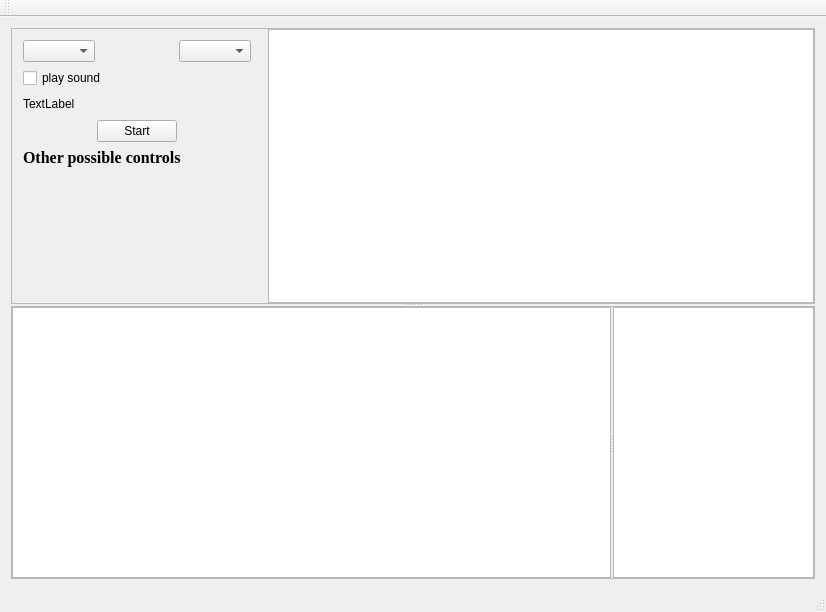
<?xml version="1.0" encoding="UTF-8"?>
<ui version="4.0">
 <class>MainWindow</class>
 <widget class="QMainWindow" name="MainWindow">
  <property name="geometry">
   <rect>
    <x>0</x>
    <y>0</y>
    <width>826</width>
    <height>612</height>
   </rect>
  </property>
  <property name="windowTitle">
   <string>MainWindow</string>
  </property>
  <widget class="QWidget" name="centralWidget">
   <layout class="QGridLayout" name="gridLayout">
    <item row="0" column="0">
     <widget class="QSplitter" name="horisontalSplitter">
      <property name="orientation">
       <enum>Qt::Vertical</enum>
      </property>
      <property name="handleWidth">
       <number>2</number>
      </property>
      <property name="childrenCollapsible">
       <bool>false</bool>
      </property>
      <widget class="QFrame" name="frame_2">
       <property name="frameShape">
        <enum>QFrame::StyledPanel</enum>
       </property>
       <property name="frameShadow">
        <enum>QFrame::Raised</enum>
       </property>
       <layout class="QGridLayout" name="gridLayout_4">
        <property name="leftMargin">
         <number>0</number>
        </property>
        <property name="topMargin">
         <number>0</number>
        </property>
        <property name="rightMargin">
         <number>0</number>
        </property>
        <property name="bottomMargin">
         <number>0</number>
        </property>
        <item row="0" column="1" colspan="3">
         <widget class="QtCharts::QChartView" name="timeAplitudeChart">
          <property name="frameShadow">
           <enum>QFrame::Plain</enum>
          </property>
         </widget>
        </item>
        <item row="0" column="0">
         <widget class="QWidget" name="controlsWidget" native="true">
          <property name="maximumSize">
           <size>
            <width>250</width>
            <height>16777215</height>
           </size>
          </property>
          <layout class="QGridLayout" name="gridLayout_2">
           <item row="1" column="0">
            <widget class="QLabel" name="label">
             <property name="font">
              <font>
               <family>Times New Roman</family>
               <pointsize>12</pointsize>
               <weight>75</weight>
               <bold>true</bold>
              </font>
             </property>
             <property name="text">
              <string>Other possible controls</string>
             </property>
            </widget>
           </item>
           <item row="0" column="0">
            <layout class="QVBoxLayout" name="verticalLayout">
             <item>
              <layout class="QHBoxLayout" name="horizontalLayout">
               <item>
                <widget class="QComboBox" name="sampleRate"/>
               </item>
               <item>
                <spacer name="horizontalSpacer_3">
                 <property name="orientation">
                  <enum>Qt::Horizontal</enum>
                 </property>
                 <property name="sizeHint" stdset="0">
                  <size>
                   <width>40</width>
                   <height>20</height>
                  </size>
                 </property>
                </spacer>
               </item>
               <item>
                <widget class="QComboBox" name="bitDepth"/>
               </item>
              </layout>
             </item>
             <item>
              <layout class="QHBoxLayout" name="horizontalLayout_4">
               <item>
                <widget class="QCheckBox" name="playSoundCheckBox">
                 <property name="text">
                  <string>play sound</string>
                 </property>
                </widget>
               </item>
               <item>
                <spacer name="horizontalSpacer_4">
                 <property name="orientation">
                  <enum>Qt::Horizontal</enum>
                 </property>
                 <property name="sizeHint" stdset="0">
                  <size>
                   <width>40</width>
                   <height>20</height>
                  </size>
                 </property>
                </spacer>
               </item>
              </layout>
             </item>
             <item>
              <layout class="QHBoxLayout" name="horizontalLayout_3">
               <item>
                <widget class="QLabel" name="time">
                 <property name="text">
                  <string>TextLabel</string>
                 </property>
                </widget>
               </item>
               <item>
                <spacer name="horizontalSpacer_5">
                 <property name="orientation">
                  <enum>Qt::Horizontal</enum>
                 </property>
                 <property name="sizeHint" stdset="0">
                  <size>
                   <width>40</width>
                   <height>20</height>
                  </size>
                 </property>
                </spacer>
               </item>
              </layout>
             </item>
             <item>
              <layout class="QHBoxLayout" name="horizontalLayout_2">
               <item>
                <spacer name="horizontalSpacer_2">
                 <property name="orientation">
                  <enum>Qt::Horizontal</enum>
                 </property>
                 <property name="sizeHint" stdset="0">
                  <size>
                   <width>40</width>
                   <height>20</height>
                  </size>
                 </property>
                </spacer>
               </item>
               <item>
                <widget class="QPushButton" name="startStopButton">
                 <property name="text">
                  <string>Start</string>
                 </property>
                </widget>
               </item>
               <item>
                <spacer name="horizontalSpacer">
                 <property name="orientation">
                  <enum>Qt::Horizontal</enum>
                 </property>
                 <property name="sizeHint" stdset="0">
                  <size>
                   <width>40</width>
                   <height>20</height>
                  </size>
                 </property>
                </spacer>
               </item>
              </layout>
             </item>
            </layout>
           </item>
           <item row="2" column="0">
            <spacer name="verticalSpacer">
             <property name="orientation">
              <enum>Qt::Vertical</enum>
             </property>
             <property name="sizeHint" stdset="0">
              <size>
               <width>20</width>
               <height>40</height>
              </size>
             </property>
            </spacer>
           </item>
          </layout>
         </widget>
        </item>
       </layout>
      </widget>
      <widget class="QSplitter" name="verticalSplitter">
       <property name="frameShape">
        <enum>QFrame::StyledPanel</enum>
       </property>
	   <property name="frameShadow">
        <enum>QFrame::Raised</enum>
       </property>
       <property name="midLineWidth">
        <number>1</number>
       </property>
       <property name="orientation">
        <enum>Qt::Horizontal</enum>
       </property>
       <property name="handleWidth">
        <number>2</number>
       </property>
       <property name="childrenCollapsible">
        <bool>false</bool>
       </property>
       <widget class="QtCharts::QChartView" name="frequencyStatistics"/>
       <widget class="QtCharts::QChartView" name="frequencyChart">
        <property name="verticalScrollBarPolicy">
         <enum>Qt::ScrollBarAlwaysOff</enum>
        </property>
        <property name="horizontalScrollBarPolicy">
         <enum>Qt::ScrollBarAlwaysOff</enum>
        </property>
        <property name="sizeAdjustPolicy">
         <enum>QAbstractScrollArea::AdjustToContents</enum>
        </property>
        <property name="rubberBandSelectionMode">
         <enum>Qt::ContainsItemShape</enum>
        </property>
       </widget>
      </widget>
     </widget>
    </item>
   </layout>
  </widget>
  <widget class="QMenuBar" name="menuBar">
   <property name="geometry">
    <rect>
     <x>0</x>
     <y>0</y>
     <width>826</width>
     <height>26</height>
    </rect>
   </property>
  </widget>
  <widget class="QToolBar" name="mainToolBar">
   <attribute name="toolBarArea">
    <enum>TopToolBarArea</enum>
   </attribute>
   <attribute name="toolBarBreak">
    <bool>false</bool>
   </attribute>
  </widget>
  <widget class="QStatusBar" name="statusBar"/>
 </widget>
 <layoutdefault spacing="6" margin="11"/>
 <customwidgets>
  <customwidget>
   <class>QtCharts::QChartView</class>
   <extends>QGraphicsView</extends>
   <header location="global">QtCharts/QChartView</header>
  </customwidget>
 </customwidgets>
 <resources/>
 <connections/>
</ui>
